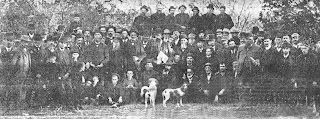
#> input picture DIP/images/early_1800.jpg, 320 x 119 px
$ python 'Task_6_Image Smoothing _Blurring_1.py'
#> lines starting #> are read from the running program, lines starting #| are printed output that depends on the picture
import cv2
import matplotlib.pyplot as plt
import numpy as np

# Read the image
img = cv2.imread('images/early_1800.jpg')  # Replace with your image path
#> img is the input picture: shape (119, 320, 3); min 0, max 255, mean 129.9
img = cv2.cvtColor(img, cv2.COLOR_BGR2RGB)

# Create a mean filter kernel
kernel = np.ones((3, 3), np.float32) / 9  # 3x3 kernel with equal weights

# Apply the mean filter using filter2D
dst0 = cv2.filter2D(img, -1, kernel)
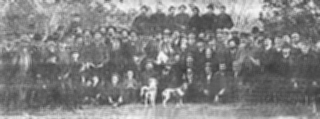
#> dst0: shape (119, 320, 3); min 53, max 247, mean 129.9

# Apply the mean blur using cv2.blur
blur = cv2.blur(img, (3, 3))

# Set up the figure for subplots
fig = plt.figure(figsize=(20, 20))

# Original image
plt.subplot(1, 3, 1)
plt.imshow(img)
plt.title('Original Image')
plt.axis('off')

# Image after applying the mean filter
plt.subplot(1, 3, 2)
plt.imshow(dst0)
plt.title('Mean Filtered Image')
plt.axis('off')

# Image after applying the blur
plt.subplot(1, 3, 3)
plt.imshow(blur)
plt.title('Blurred Image')
plt.axis('off')

plt.tight_layout()
plt.show()
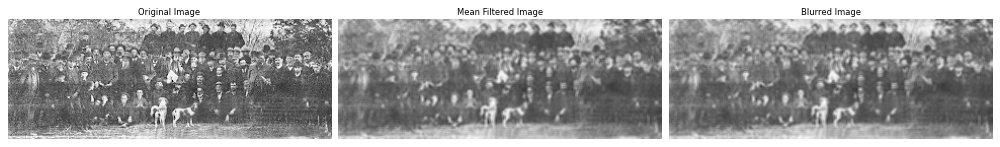
#> figure drawn by matplotlib, 3 panels

$ run again, with DIP/images/dental_xray.jpg copied over DIP/images/early_1800.jpg
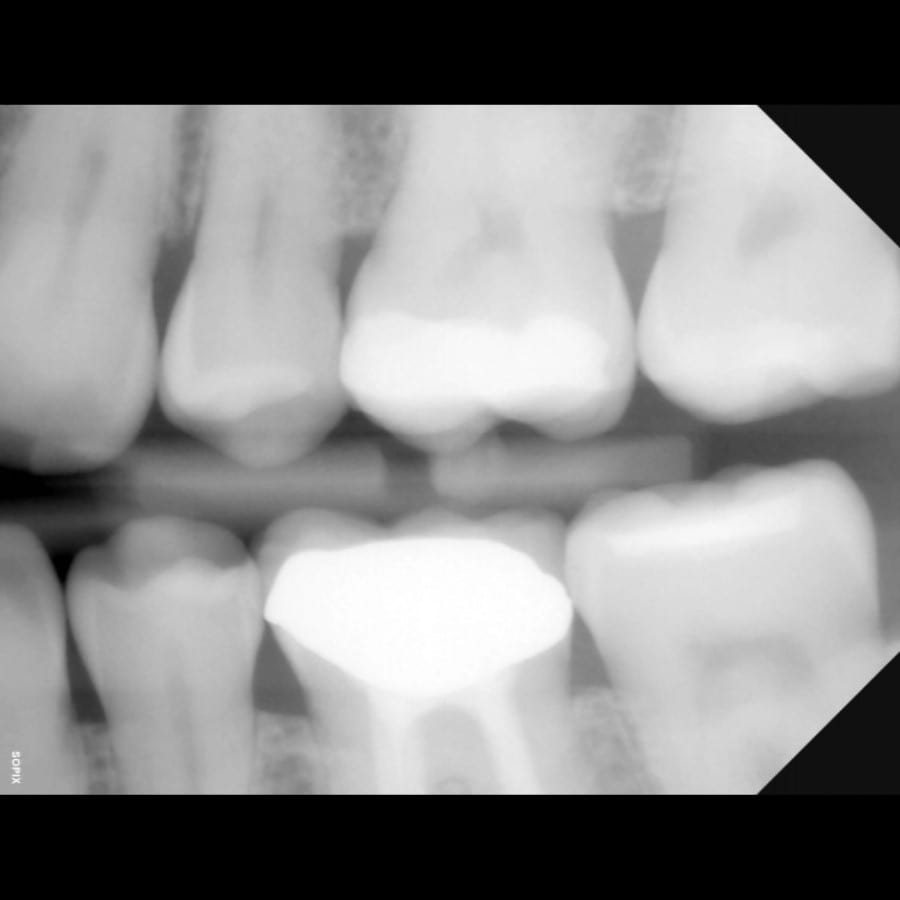
#> input picture DIP/images/dental_xray.jpg, 900 x 900 px
#> img is the input picture: shape (900, 900, 3); min 0, max 255, mean 135.3
#> `plt.show()`:
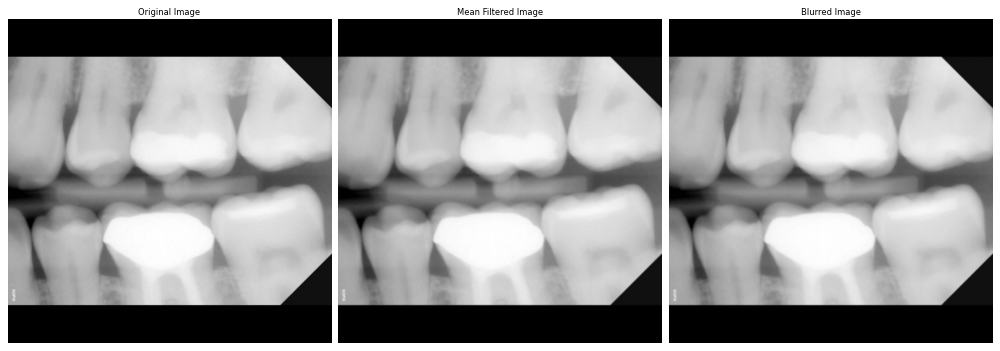
#> figure drawn by matplotlib, 3 panels
